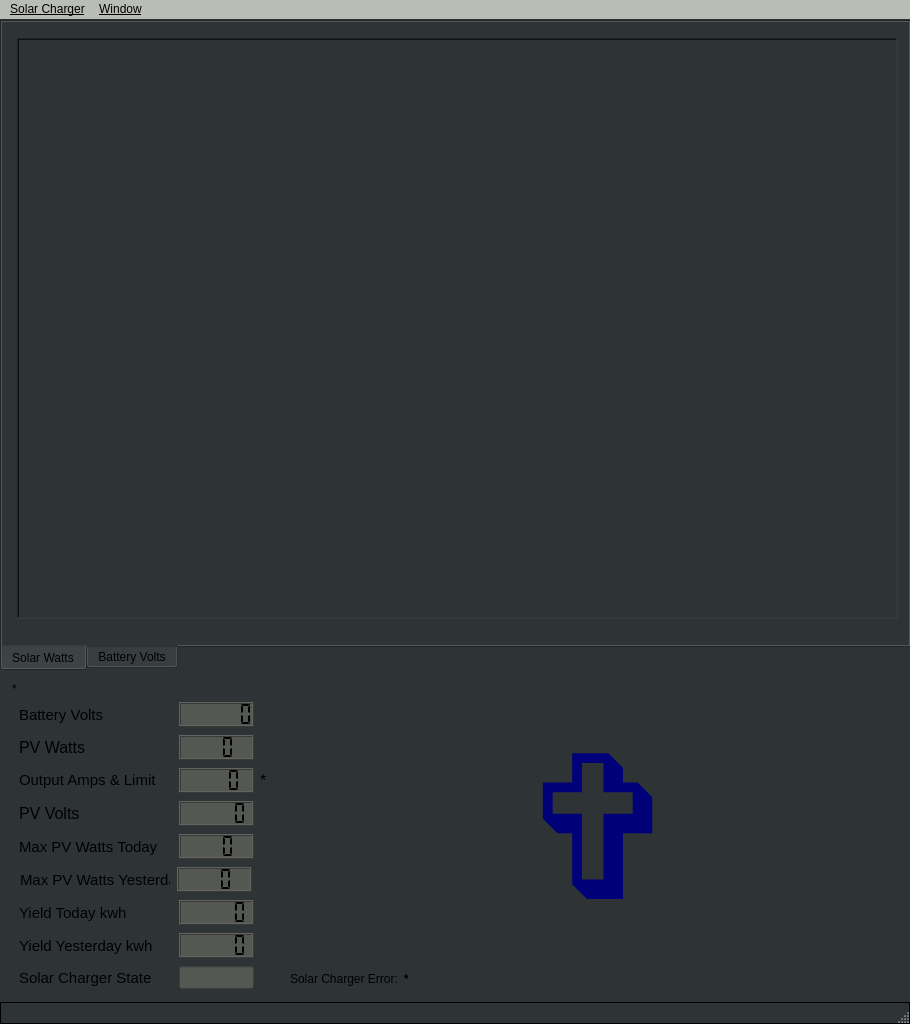
<?xml version="1.0" encoding="UTF-8"?>
<ui version="4.0">
 <author>Optio50</author>
 <class>MainWindow</class>
 <widget class="QMainWindow" name="MainWindow">
  <property name="geometry">
   <rect>
    <x>0</x>
    <y>0</y>
    <width>910</width>
    <height>1024</height>
   </rect>
  </property>
  <property name="windowTitle">
   <string>Victron Solar</string>
  </property>
  <property name="styleSheet">
   <string notr="true">background-color: rgb(46, 52, 54);</string>
  </property>
  <property name="iconSize">
   <size>
    <width>40</width>
    <height>40</height>
   </size>
  </property>
  <widget class="QWidget" name="centralwidget">
   <widget class="QLabel" name="Time_Label">
    <property name="geometry">
     <rect>
      <x>689</x>
      <y>12</y>
      <width>291</width>
      <height>24</height>
     </rect>
    </property>
    <property name="font">
     <font>
      <pointsize>13</pointsize>
      <weight>75</weight>
      <bold>true</bold>
     </font>
    </property>
    <property name="styleSheet">
     <string notr="true">color: rgb(233, 185, 110);</string>
    </property>
    <property name="text">
     <string>00:00:00</string>
    </property>
    <property name="alignment">
     <set>Qt::AlignCenter</set>
    </property>
   </widget>
   <widget class="QTabWidget" name="tabWidget">
    <property name="geometry">
     <rect>
      <x>0</x>
      <y>1</y>
      <width>911</width>
      <height>651</height>
     </rect>
    </property>
    <property name="styleSheet">
     <string notr="true">background-color: rgb(46, 52, 54);</string>
    </property>
    <property name="tabPosition">
     <enum>QTabWidget::South</enum>
    </property>
    <property name="currentIndex">
     <number>0</number>
    </property>
    <property name="elideMode">
     <enum>Qt::ElideLeft</enum>
    </property>
    <widget class="QWidget" name="tab_6">
     <attribute name="title">
      <string>Solar Watts</string>
     </attribute>
     <widget class="QFrame" name="frame_6">
      <property name="geometry">
       <rect>
        <x>15</x>
        <y>16</y>
        <width>881</width>
        <height>581</height>
       </rect>
      </property>
      <property name="frameShape">
       <enum>QFrame::WinPanel</enum>
      </property>
      <property name="frameShadow">
       <enum>QFrame::Sunken</enum>
      </property>
      <layout class="QGridLayout" name="gridLayout_6">
       <item row="0" column="0">
        <layout class="QGridLayout" name="Chart_Watts_Layout"/>
       </item>
      </layout>
     </widget>
    </widget>
    <widget class="QWidget" name="tab_7">
     <attribute name="title">
      <string>Battery Volts</string>
     </attribute>
     <widget class="QFrame" name="frame_7">
      <property name="geometry">
       <rect>
        <x>14</x>
        <y>15</y>
        <width>881</width>
        <height>581</height>
       </rect>
      </property>
      <property name="frameShape">
       <enum>QFrame::WinPanel</enum>
      </property>
      <property name="frameShadow">
       <enum>QFrame::Sunken</enum>
      </property>
      <layout class="QGridLayout" name="gridLayout_7">
       <item row="0" column="0">
        <layout class="QGridLayout" name="Chart_Volts_Layout"/>
       </item>
      </layout>
     </widget>
    </widget>
   </widget>
   <widget class="QLabel" name="Output_Amps_Limit_label">
    <property name="geometry">
     <rect>
      <x>260</x>
      <y>750</y>
      <width>31</width>
      <height>23</height>
     </rect>
    </property>
    <property name="font">
     <font>
      <pointsize>12</pointsize>
     </font>
    </property>
    <property name="text">
     <string>*</string>
    </property>
   </widget>
   <widget class="QLineEdit" name="Solar_Name_lineEdit">
    <property name="geometry">
     <rect>
      <x>10</x>
      <y>660</y>
      <width>421</width>
      <height>20</height>
     </rect>
    </property>
    <property name="text">
     <string>*</string>
    </property>
    <property name="frame">
     <bool>false</bool>
    </property>
    <property name="readOnly">
     <bool>true</bool>
    </property>
   </widget>
   <widget class="QLabel" name="Total_Watts_label">
    <property name="geometry">
     <rect>
      <x>320</x>
      <y>681</y>
      <width>561</width>
      <height>260</height>
     </rect>
    </property>
    <property name="font">
     <font>
      <pointsize>150</pointsize>
      <weight>75</weight>
      <bold>true</bold>
     </font>
    </property>
    <property name="toolTip">
     <string>&lt;html&gt;&lt;head/&gt;&lt;body&gt;&lt;p&gt;Total Watts&lt;/p&gt;&lt;/body&gt;&lt;/html&gt;</string>
    </property>
    <property name="styleSheet">
     <string notr="true">color: rgb(0, 0, 120);</string>
    </property>
    <property name="text">
     <string extracomment="Big Watts">✞</string>
    </property>
    <property name="alignment">
     <set>Qt::AlignCenter</set>
    </property>
   </widget>
   <widget class="QWidget" name="layoutWidget">
    <property name="geometry">
     <rect>
      <x>290</x>
      <y>953</y>
      <width>571</width>
      <height>20</height>
     </rect>
    </property>
    <layout class="QFormLayout" name="formLayout_5">
     <item row="0" column="0">
      <widget class="QLabel" name="Solar_Charger_Error_label">
       <property name="text">
        <string>Solar Charger Error:</string>
       </property>
      </widget>
     </item>
     <item row="0" column="1">
      <widget class="QLabel" name="Solar_Charger_Error_Value">
       <property name="font">
        <font>
         <weight>75</weight>
         <bold>true</bold>
        </font>
       </property>
       <property name="text">
        <string>*</string>
       </property>
      </widget>
     </item>
    </layout>
   </widget>
   <widget class="QWidget" name="">
    <property name="geometry">
     <rect>
      <x>19</x>
      <y>681</y>
      <width>235</width>
      <height>294</height>
     </rect>
    </property>
    <layout class="QGridLayout" name="gridLayout">
     <item row="0" column="0">
      <layout class="QHBoxLayout" name="horizontalLayout">
       <item>
        <widget class="QLabel" name="Battery_Volts_label">
         <property name="font">
          <font>
           <pointsize>11</pointsize>
          </font>
         </property>
         <property name="styleSheet">
          <string notr="true">color: rgb(0, 0, 0);</string>
         </property>
         <property name="text">
          <string>Battery Volts</string>
         </property>
        </widget>
       </item>
       <item>
        <widget class="QLCDNumber" name="Battery_Volts_LCD">
         <property name="minimumSize">
          <size>
           <width>75</width>
           <height>25</height>
          </size>
         </property>
         <property name="maximumSize">
          <size>
           <width>75</width>
           <height>25</height>
          </size>
         </property>
         <property name="font">
          <font>
           <pointsize>11</pointsize>
           <weight>50</weight>
           <bold>false</bold>
          </font>
         </property>
         <property name="styleSheet">
          <string notr="true">background-color: rgb(85, 87, 83);</string>
         </property>
         <property name="digitCount">
          <number>6</number>
         </property>
         <property name="segmentStyle">
          <enum>QLCDNumber::Flat</enum>
         </property>
         <property name="value" stdset="0">
          <double>0.000000000000000</double>
         </property>
        </widget>
       </item>
      </layout>
     </item>
     <item row="1" column="0">
      <layout class="QHBoxLayout" name="horizontalLayout_11">
       <item>
        <widget class="QLabel" name="PV_Watts_label">
         <property name="font">
          <font>
           <pointsize>12</pointsize>
          </font>
         </property>
         <property name="styleSheet">
          <string notr="true">color: rgb(0, 0, 0);</string>
         </property>
         <property name="text">
          <string>PV Watts</string>
         </property>
        </widget>
       </item>
       <item>
        <widget class="QLCDNumber" name="PV_Watts_LCD">
         <property name="minimumSize">
          <size>
           <width>75</width>
           <height>25</height>
          </size>
         </property>
         <property name="maximumSize">
          <size>
           <width>75</width>
           <height>25</height>
          </size>
         </property>
         <property name="font">
          <font>
           <pointsize>10</pointsize>
           <weight>50</weight>
           <bold>false</bold>
          </font>
         </property>
         <property name="styleSheet">
          <string notr="true">background-color: rgb(85, 87, 83);</string>
         </property>
         <property name="digitCount">
          <number>3</number>
         </property>
         <property name="segmentStyle">
          <enum>QLCDNumber::Flat</enum>
         </property>
         <property name="value" stdset="0">
          <double>0.000000000000000</double>
         </property>
        </widget>
       </item>
      </layout>
     </item>
     <item row="2" column="0">
      <layout class="QHBoxLayout" name="horizontalLayout_12">
       <item>
        <widget class="QLabel" name="Output_Amps_label">
         <property name="font">
          <font>
           <pointsize>10</pointsize>
          </font>
         </property>
         <property name="styleSheet">
          <string notr="true">color: rgb(0, 0, 0);</string>
         </property>
         <property name="text">
          <string>&lt;html&gt;&lt;head/&gt;&lt;body&gt;&lt;p&gt;&lt;span style=&quot; font-size:11pt;&quot;&gt;Output Amps &amp;amp; Limit&lt;/span&gt;&lt;/p&gt;&lt;/body&gt;&lt;/html&gt;</string>
         </property>
        </widget>
       </item>
       <item>
        <widget class="QLCDNumber" name="Output_Amps_LCD">
         <property name="minimumSize">
          <size>
           <width>75</width>
           <height>25</height>
          </size>
         </property>
         <property name="maximumSize">
          <size>
           <width>75</width>
           <height>25</height>
          </size>
         </property>
         <property name="font">
          <font>
           <pointsize>10</pointsize>
           <weight>50</weight>
           <bold>false</bold>
          </font>
         </property>
         <property name="styleSheet">
          <string notr="true">background-color: rgb(85, 87, 83);</string>
         </property>
         <property name="digitCount">
          <number>4</number>
         </property>
         <property name="segmentStyle">
          <enum>QLCDNumber::Flat</enum>
         </property>
         <property name="value" stdset="0">
          <double>0.000000000000000</double>
         </property>
        </widget>
       </item>
      </layout>
     </item>
     <item row="3" column="0">
      <layout class="QHBoxLayout" name="horizontalLayout_13">
       <item>
        <widget class="QLabel" name="PV_Volts_label">
         <property name="font">
          <font>
           <pointsize>12</pointsize>
          </font>
         </property>
         <property name="styleSheet">
          <string notr="true">color: rgb(0, 0, 0);</string>
         </property>
         <property name="text">
          <string>PV Volts</string>
         </property>
        </widget>
       </item>
       <item>
        <widget class="QLCDNumber" name="PV_Volts_LCD">
         <property name="minimumSize">
          <size>
           <width>75</width>
           <height>25</height>
          </size>
         </property>
         <property name="maximumSize">
          <size>
           <width>75</width>
           <height>25</height>
          </size>
         </property>
         <property name="font">
          <font>
           <pointsize>10</pointsize>
           <weight>50</weight>
           <bold>false</bold>
          </font>
         </property>
         <property name="styleSheet">
          <string notr="true">background-color: rgb(85, 87, 83);</string>
         </property>
         <property name="digitCount">
          <number>5</number>
         </property>
         <property name="segmentStyle">
          <enum>QLCDNumber::Flat</enum>
         </property>
         <property name="value" stdset="0">
          <double>0.000000000000000</double>
         </property>
        </widget>
       </item>
      </layout>
     </item>
     <item row="4" column="0">
      <layout class="QHBoxLayout" name="horizontalLayout_14">
       <item>
        <widget class="QLabel" name="Max_PV_Watts_Today_label">
         <property name="font">
          <font>
           <pointsize>11</pointsize>
          </font>
         </property>
         <property name="styleSheet">
          <string notr="true">color: rgb(0, 0, 0);</string>
         </property>
         <property name="text">
          <string>Max PV Watts Today</string>
         </property>
        </widget>
       </item>
       <item>
        <widget class="QLCDNumber" name="Max_PV_Watts_Today_LCD">
         <property name="minimumSize">
          <size>
           <width>75</width>
           <height>25</height>
          </size>
         </property>
         <property name="maximumSize">
          <size>
           <width>75</width>
           <height>25</height>
          </size>
         </property>
         <property name="font">
          <font>
           <pointsize>11</pointsize>
           <weight>50</weight>
           <bold>false</bold>
          </font>
         </property>
         <property name="styleSheet">
          <string notr="true">background-color: rgb(85, 87, 83);</string>
         </property>
         <property name="digitCount">
          <number>3</number>
         </property>
         <property name="segmentStyle">
          <enum>QLCDNumber::Flat</enum>
         </property>
         <property name="value" stdset="0">
          <double>0.000000000000000</double>
         </property>
        </widget>
       </item>
      </layout>
     </item>
     <item row="5" column="0">
      <layout class="QHBoxLayout" name="horizontalLayout_15">
       <item>
        <widget class="QLabel" name="Max_PV_Watts_Yesterday_label">
         <property name="minimumSize">
          <size>
           <width>80</width>
           <height>0</height>
          </size>
         </property>
         <property name="maximumSize">
          <size>
           <width>150</width>
           <height>16777215</height>
          </size>
         </property>
         <property name="font">
          <font>
           <pointsize>11</pointsize>
          </font>
         </property>
         <property name="styleSheet">
          <string notr="true">color: rgb(0, 0, 0);</string>
         </property>
         <property name="text">
          <string>Max PV Watts Yesterday</string>
         </property>
        </widget>
       </item>
       <item>
        <widget class="QLCDNumber" name="Max_PV_Watts_Yesterday_LCD">
         <property name="minimumSize">
          <size>
           <width>75</width>
           <height>25</height>
          </size>
         </property>
         <property name="maximumSize">
          <size>
           <width>75</width>
           <height>25</height>
          </size>
         </property>
         <property name="font">
          <font>
           <pointsize>11</pointsize>
           <weight>50</weight>
           <bold>false</bold>
          </font>
         </property>
         <property name="styleSheet">
          <string notr="true">background-color: rgb(85, 87, 83);</string>
         </property>
         <property name="digitCount">
          <number>3</number>
         </property>
         <property name="segmentStyle">
          <enum>QLCDNumber::Flat</enum>
         </property>
         <property name="value" stdset="0">
          <double>0.000000000000000</double>
         </property>
        </widget>
       </item>
      </layout>
     </item>
     <item row="6" column="0">
      <layout class="QHBoxLayout" name="horizontalLayout_16">
       <item>
        <widget class="QLabel" name="Yield_Today_label">
         <property name="font">
          <font>
           <pointsize>11</pointsize>
          </font>
         </property>
         <property name="styleSheet">
          <string notr="true">color: rgb(0, 0, 0);</string>
         </property>
         <property name="text">
          <string>Yield Today kwh</string>
         </property>
        </widget>
       </item>
       <item>
        <widget class="QLCDNumber" name="Yield_Today_LCD">
         <property name="minimumSize">
          <size>
           <width>75</width>
           <height>25</height>
          </size>
         </property>
         <property name="maximumSize">
          <size>
           <width>75</width>
           <height>25</height>
          </size>
         </property>
         <property name="font">
          <font>
           <pointsize>11</pointsize>
           <weight>50</weight>
           <bold>false</bold>
          </font>
         </property>
         <property name="styleSheet">
          <string notr="true">background-color: rgb(85, 87, 83);</string>
         </property>
         <property name="digitCount">
          <number>5</number>
         </property>
         <property name="segmentStyle">
          <enum>QLCDNumber::Flat</enum>
         </property>
         <property name="value" stdset="0">
          <double>0.000000000000000</double>
         </property>
        </widget>
       </item>
      </layout>
     </item>
     <item row="7" column="0">
      <layout class="QHBoxLayout" name="horizontalLayout_17">
       <item>
        <widget class="QLabel" name="Yield_Yesterday_label">
         <property name="font">
          <font>
           <pointsize>11</pointsize>
          </font>
         </property>
         <property name="styleSheet">
          <string notr="true">color: rgb(0, 0, 0);</string>
         </property>
         <property name="text">
          <string>Yield Yesterday kwh</string>
         </property>
        </widget>
       </item>
       <item>
        <widget class="QLCDNumber" name="Yield_Yesterday_LCD">
         <property name="minimumSize">
          <size>
           <width>75</width>
           <height>25</height>
          </size>
         </property>
         <property name="maximumSize">
          <size>
           <width>75</width>
           <height>25</height>
          </size>
         </property>
         <property name="font">
          <font>
           <pointsize>11</pointsize>
           <weight>50</weight>
           <bold>false</bold>
          </font>
         </property>
         <property name="styleSheet">
          <string notr="true">background-color: rgb(85, 87, 83);</string>
         </property>
         <property name="digitCount">
          <number>5</number>
         </property>
         <property name="segmentStyle">
          <enum>QLCDNumber::Flat</enum>
         </property>
         <property name="value" stdset="0">
          <double>0.000000000000000</double>
         </property>
        </widget>
       </item>
      </layout>
     </item>
     <item row="8" column="0">
      <layout class="QHBoxLayout" name="horizontalLayout_18">
       <item>
        <widget class="QLabel" name="Solar_Charger_State_label">
         <property name="font">
          <font>
           <pointsize>11</pointsize>
          </font>
         </property>
         <property name="styleSheet">
          <string notr="true">color: rgb(0, 0, 0);</string>
         </property>
         <property name="text">
          <string>Solar Charger State</string>
         </property>
        </widget>
       </item>
       <item>
        <widget class="QLineEdit" name="Solar_Charger_State_lineEdit">
         <property name="maximumSize">
          <size>
           <width>75</width>
           <height>16777215</height>
          </size>
         </property>
         <property name="font">
          <font>
           <pointsize>10</pointsize>
           <weight>50</weight>
           <bold>false</bold>
          </font>
         </property>
         <property name="autoFillBackground">
          <bool>false</bool>
         </property>
         <property name="styleSheet">
          <string notr="true">background-color: rgb(85, 87, 83);</string>
         </property>
         <property name="alignment">
          <set>Qt::AlignCenter</set>
         </property>
        </widget>
       </item>
      </layout>
     </item>
    </layout>
   </widget>
   <zorder>layoutWidget</zorder>
   <zorder>layoutWidget</zorder>
   <zorder>Time_Label</zorder>
   <zorder>tabWidget</zorder>
   <zorder>Output_Amps_Limit_label</zorder>
   <zorder>Total_Watts_label</zorder>
   <zorder></zorder>
   <zorder>Solar_Name_lineEdit</zorder>
  </widget>
  <widget class="QMenuBar" name="menubar">
   <property name="geometry">
    <rect>
     <x>0</x>
     <y>0</y>
     <width>910</width>
     <height>22</height>
    </rect>
   </property>
   <property name="font">
    <font>
     <underline>true</underline>
    </font>
   </property>
   <property name="styleSheet">
    <string notr="true">background-color: rgb(186, 189, 182);</string>
   </property>
   <widget class="QMenu" name="menuSolar_Charger">
    <property name="title">
     <string>Solar Charger</string>
    </property>
    <addaction name="actionCharger_1_Off"/>
    <addaction name="actionCharger_1_On"/>
    <addaction name="separator"/>
    <addaction name="separator"/>
    <addaction name="actionSet_Current_Limit_1"/>
   </widget>
   <widget class="QMenu" name="menuWindow">
    <property name="title">
     <string>Window</string>
    </property>
    <addaction name="actionFull_Screen"/>
    <addaction name="actionNormal_Screen"/>
    <addaction name="separator"/>
    <addaction name="actionChange_Background_Color"/>
   </widget>
   <addaction name="menuSolar_Charger"/>
   <addaction name="menuWindow"/>
  </widget>
  <widget class="QStatusBar" name="statusBar">
   <property name="styleSheet">
    <string notr="true">QStatusBar {
border: 1px solid black;
}
QSizeGrip {
    background-color: solid black;
}</string>
   </property>
   <property name="sizeGripEnabled">
    <bool>true</bool>
   </property>
  </widget>
  <action name="actionOptimized_Battery_Life_Enabled">
   <property name="text">
    <string>Optimized (Battery Life Enabled)</string>
   </property>
  </action>
  <action name="actionOptimized_Battery_Life_Disabled">
   <property name="text">
    <string>Optimized (Battery Life Disabled)</string>
   </property>
  </action>
  <action name="actionKeep_Batteries_Charged">
   <property name="text">
    <string>Keep Batteries Charged</string>
   </property>
  </action>
  <action name="actionChange_ESS_User_Limit">
   <property name="text">
    <string>Change ESS User SOC Limit</string>
   </property>
  </action>
  <action name="actionCharger_Only">
   <property name="text">
    <string>Charger Only</string>
   </property>
  </action>
  <action name="actionInverter_Only">
   <property name="text">
    <string>Inverter Only</string>
   </property>
  </action>
  <action name="actionOn">
   <property name="text">
    <string>On</string>
   </property>
  </action>
  <action name="actionOff">
   <property name="text">
    <string>Off</string>
   </property>
  </action>
  <action name="actionCharger_1_Off">
   <property name="text">
    <string>Charger Off</string>
   </property>
  </action>
  <action name="actionCharger_1_On">
   <property name="text">
    <string>Charger On</string>
   </property>
  </action>
  <action name="actionCharger_2_Off">
   <property name="text">
    <string>Charger #2 Off</string>
   </property>
  </action>
  <action name="actionCharger_2_On">
   <property name="text">
    <string>Charger #2 On</string>
   </property>
  </action>
  <action name="actionSet_Current_Limit_1">
   <property name="text">
    <string>Set Current Limit</string>
   </property>
  </action>
  <action name="actionSet_Current_Limit_2">
   <property name="text">
    <string>Set Current Limit Charger #2</string>
   </property>
  </action>
  <action name="actionFull_Screen">
   <property name="text">
    <string>Full Screen</string>
   </property>
  </action>
  <action name="actionNormal_Screen">
   <property name="text">
    <string>Exit Full Screen</string>
   </property>
  </action>
  <action name="actionChange_Background_Color">
   <property name="text">
    <string>Change Background Color</string>
   </property>
  </action>
 </widget>
 <resources/>
 <connections/>
</ui>
